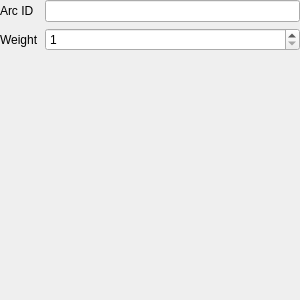
<?xml version="1.0" encoding="UTF-8"?>
<ui version="4.0">
 <class>ArcPropertyEditor</class>
 <widget class="QWidget" name="ArcPropertyEditor">
  <property name="geometry">
   <rect>
    <x>0</x>
    <y>0</y>
    <width>300</width>
    <height>300</height>
   </rect>
  </property>
  <property name="minimumSize">
   <size>
    <width>300</width>
    <height>0</height>
   </size>
  </property>
  <property name="baseSize">
   <size>
    <width>300</width>
    <height>0</height>
   </size>
  </property>
  <property name="windowTitle">
   <string>Form</string>
  </property>
  <layout class="QFormLayout" name="formLayout">
   <property name="leftMargin">
    <number>0</number>
   </property>
   <property name="topMargin">
    <number>0</number>
   </property>
   <property name="rightMargin">
    <number>0</number>
   </property>
   <property name="bottomMargin">
    <number>0</number>
   </property>
   <item row="0" column="0">
    <widget class="QLabel" name="labelArcId">
     <property name="lineWidth">
      <number>0</number>
     </property>
     <property name="text">
      <string>Arc ID</string>
     </property>
     <property name="buddy">
      <cstring>ArcIdLineEdit</cstring>
     </property>
    </widget>
   </item>
   <item row="0" column="1">
    <widget class="QLineEdit" name="ArcIdLineEdit"/>
   </item>
   <item row="1" column="0">
    <widget class="QLabel" name="weightLabel">
     <property name="text">
      <string>Weight</string>
     </property>
     <property name="buddy">
      <cstring>weightSpinBox</cstring>
     </property>
    </widget>
   </item>
   <item row="1" column="1">
    <widget class="QSpinBox" name="weightSpinBox">
     <property name="toolTip">
      <string>Set token count</string>
     </property>
     <property name="minimum">
      <number>1</number>
     </property>
     <property name="maximum">
      <number>9999</number>
     </property>
    </widget>
   </item>
  </layout>
 </widget>
 <resources/>
 <connections/>
</ui>
